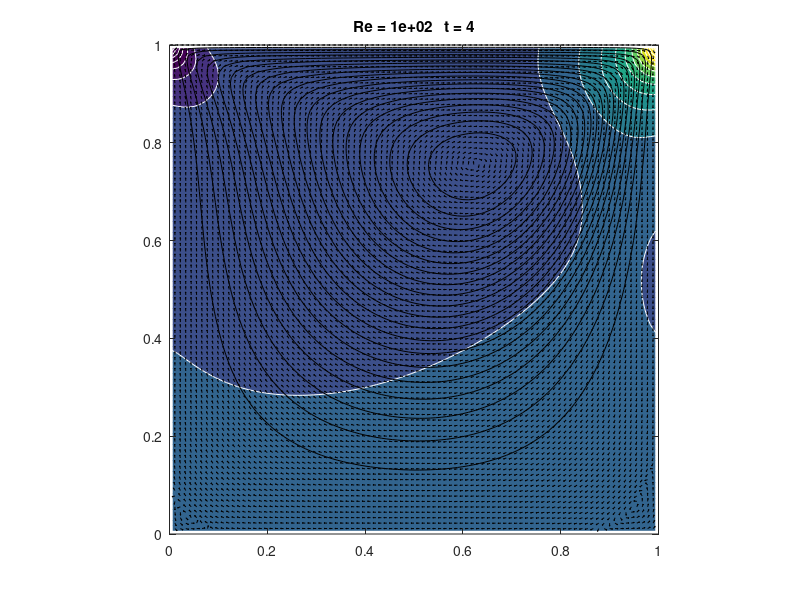

The MATLAB source for this figure:
function mit18086_navierstokes
%MIT18086_NAVIERSTOKES
%    Solves the incompressible Navier-Stokes equations in a
%    rectangular domain with prescribed velocities along the
%    boundary. The solution method is finite differencing on
%    a staggered grid with implicit diffusion and a Chorin
%    projection method for the pressure.
%    Visualization is done by a colormap-isoline plot for
%    pressure and normalized quiver and streamline plot for
%    the velocity field.
%    The standard setup solves a lid driven cavity problem.

% 07/2007 by Benjamin Seibold
%            http://www-math.mit.edu/~seibold/
% Feel free to modify for teaching and learning.

% 03/2017 by MC Kropinski - corrected BCs

close all; clear; clc;

%-----------------------------------------------------------------------
Re = 1e2;     % Reynolds number
dt = 1e-2;    % time step
tf = 4e0;    % final time
lx = 1;       % width of box
ly = 1;       % height of box
nx = 90;      % number of x-gridpoints
ny = 90;      % number of y-gridpoints
nsteps = 10;  % number of steps with graphic output

% Create the name of the file to which the steady state solutions will be stored
FileName = ['SteadyState_Re=' num2str(Re)] ;



%-----------------------------------------------------------------------
nt = ceil(tf/dt); dt = tf/nt;
x = linspace(0,lx,nx+1); hx = lx/nx;
y = linspace(0,ly,ny+1); hy = ly/ny;
[X,Y] = meshgrid(y,x);
%-----------------------------------------------------------------------
% initial conditions
U = zeros(nx-1,ny); V = zeros(nx,ny-1);
% boundary conditions
uN = x*0+1;    vN = avg(x)*0;
uS = x*0;      vS = avg(x)*0;
uW = avg(y)*0; vW = y*0;
uE = avg(y)*0; vE = y*0;
%-----------------------------------------------------------------------
%Original BCs, with bug
%Ubc = dt/Re*([2*uS(2:end-1)' zeros(nx-1,ny-2) 2*uN(2:end-1)']/hy^2+...
%      [uW;zeros(nx-3,ny);uE]/hx^2);
%Vbc = dt/Re*([vS' zeros(nx,ny-3) vN']/hy^2+...
%      [2*vW(2:end-1);zeros(nx-2,ny-1);2*vE(2:end-1)]/hx^2);
%
% Corrected BCs:
Ubc = dt/Re*([2*uS(2:end-1)' zeros(nx-1,ny-2) 2*uN(2:end-1)']/hy^2+...
      [uW;zeros(nx-3,ny);uE]/hx^2);
Vbc = dt/Re*([vS' zeros(nx,ny-3) vN']/hy^2+...
      [2*vW(2:end-1);zeros(nx-2,ny-1);2*vE(2:end-1)]/hx^2);

fprintf('initialization')
Lp = kron(speye(ny),K1(nx,hx,1))+kron(K1(ny,hy,1),speye(nx));
Lp(1,1) = 3/2*Lp(1,1);
perp = symamd(Lp); Rp = chol(Lp(perp,perp)); Rpt = Rp';
Lu = speye((nx-1)*ny)+dt/Re*(kron(speye(ny),K1(nx-1,hx,2))+...
     kron(K1(ny,hy,3),speye(nx-1)));
peru = symamd(Lu); Ru = chol(Lu(peru,peru)); Rut = Ru';
Lv = speye(nx*(ny-1))+dt/Re*(kron(speye(ny-1),K1(nx,hx,3))+...
     kron(K1(ny-1,hy,2),speye(nx)));
perv = symamd(Lv); Rv = chol(Lv(perv,perv)); Rvt = Rv';
Lq = kron(speye(ny-1),K1(nx-1,hx,2))+kron(K1(ny-1,hy,2),speye(nx-1));
perq = symamd(Lq); Rq = chol(Lq(perq,perq)); Rqt = Rq';

fprintf(', time loop\n--20%%--40%%--60%%--80%%-100%%\n')
for k = 1:nt
   % treat nonlinear terms
   gamma = min(1.2*dt*max(max(max(abs(U)))/hx,max(max(abs(V)))/hy),1);
   Ue = [uW;U;uE]; Ue = [2*uS'-Ue(:,1) Ue 2*uN'-Ue(:,end)];
   Ve = [vS' V vN']; Ve = [2*vW-Ve(1,:);Ve;2*vE-Ve(end,:)];
   Ua = avg(Ue')'; Ud = diff(Ue')'/2;
   Va = avg(Ve);   Vd = diff(Ve)/2;
   UVx = diff(Ua.*Va-gamma*abs(Ua).*Vd)/hx;
   UVy = diff((Ua.*Va-gamma*Ud.*abs(Va))')'/hy;
   Ua = avg(Ue(:,2:end-1));   Ud = diff(Ue(:,2:end-1))/2;
   Va = avg(Ve(2:end-1,:)')'; Vd = diff(Ve(2:end-1,:)')'/2;
   U2x = diff(Ua.^2-gamma*abs(Ua).*Ud)/hx;
   V2y = diff((Va.^2-gamma*abs(Va).*Vd)')'/hy;
   U = U-dt*(UVy(2:end-1,:)+U2x);
   V = V-dt*(UVx(:,2:end-1)+V2y);
   
   % implicit viscosity
   rhs = reshape(U+Ubc,[],1);
   u(peru) = Ru\(Rut\rhs(peru));
   U = reshape(u,nx-1,ny);
   rhs = reshape(V+Vbc,[],1);
   v(perv) = Rv\(Rvt\rhs(perv));
   V = reshape(v,nx,ny-1);
   
   % pressure correction
   rhs = reshape(diff([uW;U;uE])/hx+diff([vS' V vN']')'/hy,[],1);
   p(perp) = -Rp\(Rpt\rhs(perp));
   P = reshape(p,nx,ny);
   U = U-diff(P)/hx;
   V = V-diff(P')'/hy;
   
   % visualization
   if floor(25*k/nt)>floor(25*(k-1)/nt), fprintf('.'), end
   if k==1|floor(nsteps*k/nt)>floor(nsteps*(k-1)/nt)
      % stream function
      rhs = reshape(diff(U')'/hy-diff(V)/hx,[],1);
      q(perq) = Rq\(Rqt\rhs(perq));
      Q = zeros(nx+1,ny+1);
      Q(2:end-1,2:end-1) = reshape(q,nx-1,ny-1);
      clf, contourf(avg(x),avg(y),P',20,'w-'), hold on
      contour(x,y,Q',20,'k-');
      Ue = [uS' avg([uW;U;uE]')' uN'];
      Ve = [vW;avg([vS' V vN']);vE];
      Len = sqrt(Ue.^2+Ve.^2+eps);
      quiver(x,y,(Ue./Len)',(Ve./Len)',.4,'k-')
      hold off, axis equal, axis([0 lx 0 ly])
      p = sort(p); caxis(p([8 end-7]))
      title(sprintf('Re = %0.1g   t = %0.2g',Re,k*dt))
      drawnow
   end
end
fprintf('\n')


% Store the steady state U and V

save(FileName,'U','V') ;





%=======================================================================

function B = avg(A,k)
if nargin<2, k = 1; end
if size(A,1)==1, A = A'; end
if k<2, B = (A(2:end,:)+A(1:end-1,:))/2; else, B = avg(A,k-1); end
if size(A,2)==1, B = B'; end

function A = K1(n,h,a11)
% a11: Neumann=1, Dirichlet=2, Dirichlet mid=3;
A = spdiags([-1 a11 0;ones(n-2,1)*[-1 2 -1];0 a11 -1],-1:1,n,n)'/h^2;
